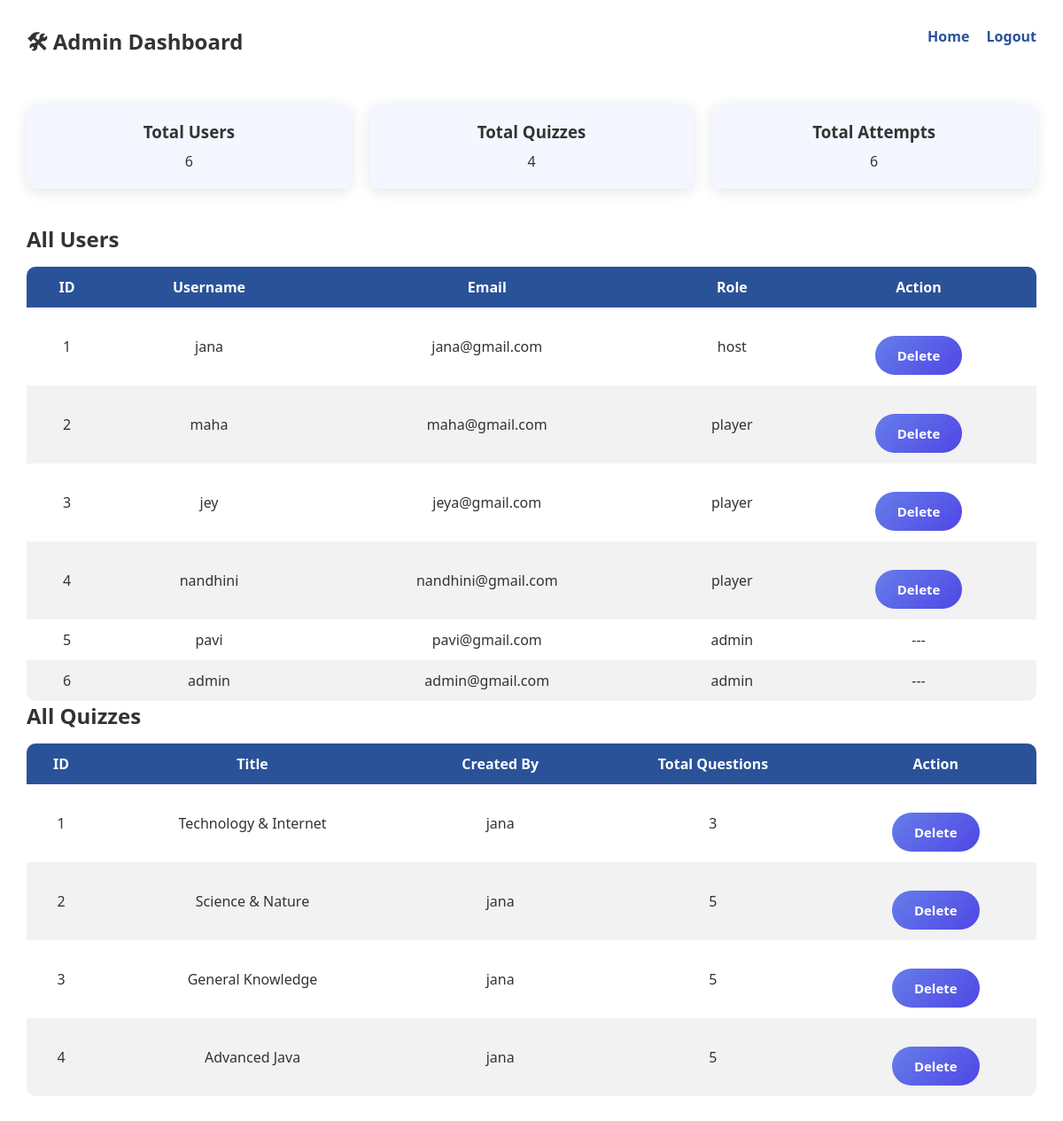
The page /dashboard/admin (signed in) on the database its author committed.
### models.py (models this page shows, shortened)
class User(UserMixin, db.Model):
    __tablename__ = "user"
    id = db.Column(db.Integer, primary_key=True)
    username = db.Column(db.String(100), unique=True, nullable=False)
    email = db.Column(db.String(150), unique=True, nullable=False)
    password = db.Column(db.String(200), nullable=False)
    role = db.Column(db.String(20), nullable=False)  # host / player
    quizzes = db.relationship(
        "Quiz",
        backref="creator",
        lazy=True,
        cascade="all, delete"
    )
    scores = db.relationship(
        "Score",
        backref="player",   # access using score.player
        lazy=True,
        cascade="all, delete"
    )

class Quiz(db.Model):
    __tablename__ = "quiz"
    id = db.Column(db.Integer, primary_key=True)
    title = db.Column(db.String(200), nullable=False)
    duration = db.Column(db.Integer, nullable=False)
    created_at = db.Column(
        db.DateTime,
        default=datetime.utcnow,
        nullable=False
    )
    creator_id = db.Column(
        db.Integer,
        db.ForeignKey("user.id", ondelete="CASCADE"),
        nullable=False
    )
    questions = db.relationship(
        "Question",
        backref="quiz",
        lazy=True,
        cascade="all, delete-orphan"
    )
    scores = db.relationship(
        "Score",
        backref="quiz",
        lazy=True,
        cascade="all, delete"
    )

### app.py (the view)
@app.route("/dashboard/admin")
@login_required
def dashboard_admin():
    if current_user.role != "admin":
        flash("Access Denied!", "danger")
        return redirect(url_for("home"))
    total_users = User.query.count()
    total_quizzes = Quiz.query.count()
    total_scores = Score.query.count()
    users = User.query.all()
    quizzes = Quiz.query.all()
    return render_template(
        "dashboard_admin.html",
        total_users=total_users,
        total_quizzes=total_quizzes,
        total_scores=total_scores,
        users=users,
        quizzes=quizzes
    )

### app.py (called while the page is built)
@login_manager.user_loader
def load_user(user_id):
    return User.query.get(int(user_id))

### templates/dashboard_admin.html
{% extends "layout.html" %}
{% block content %}
<div class="admin-wrapper">
    <div class="admin-top-bar">
        <h2>🛠 Admin Dashboard</h2>
        <div class="nav-links">
            <a href="{{ url_for('dashboard_admin') }}">Home</a>
            <a href="{{ url_for('logout') }}" class="logout-btn">Logout</a>
        </div>
    </div>
    <div class="admin-stats">
        <div class="stat-card">
            <h3>Total Users</h3>
            <p>{{ total_users }}</p>
        </div>
        <div class="stat-card">
            <h3>Total Quizzes</h3>
            <p>{{ total_quizzes }}</p>
        </div>
        <div class="stat-card">
            <h3>Total Attempts</h3>
            <p>{{ total_scores }}</p>
        </div>
    </div>
    <div class="admin-section">
        <h2>All Users</h2>
        {% if users %}
        <table class="admin-table">
            <thead>
                <tr>
                    <th>ID</th>
                    <th>Username</th>
                    <th>Email</th>
                    <th>Role</th>
                    <th>Action</th>
                </tr>
            </thead>
            <tbody>
                {% for user in users %}
                <tr>
                    <td>{{ user.id }}</td>
                    <td>{{ user.username }}</td>
                    <td>{{ user.email }}</td>
                    <td>
                        <span class="role-badge {{ user.role }}">
                            {{ user.role }}
                        </span>
                    </td>
                    <td>
                        {% if user.role != "admin" %}
                        <form action="{{ url_for('delete_user', user_id=user.id) }}"
                              method="POST"
                              onsubmit="return confirm('Are you sure you want to delete this user?');">
                            <button type="submit" class="delete-btn">
                                Delete
                            </button>
                        </form>
                        {% else %}
                            ---
                        {% endif %}
                    </td>
                </tr>
                {% endfor %}
            </tbody>
        </table>
        {% else %}
            <p class="no-data">No users found.</p>
        {% endif %}
    </div>
    <div class="admin-section">
        <h2>All Quizzes</h2>
        {% if quizzes %}
        <table class="admin-table">
            <thead>
                <tr>
                    <th>ID</th>
                    <th>Title</th>
                    <th>Created By</th>
                    <th>Total Questions</th>
                    <th>Action</th>
                </tr>
            </thead>
            <tbody>
                {% for quiz in quizzes %}
                <tr>
                    <td>{{ quiz.id }}</td>
                    <td>{{ quiz.title }}</td>
                    <td>{{ quiz.creator.username }}</td>
                    <td>{{ quiz.questions|length }}</td>
                    <td>
                        <form action="{{ url_for('delete_quiz', quiz_id=quiz.id) }}"
                              method="POST"
                              onsubmit="return confirm('Delete this quiz?');">
                            <button type="submit" class="delete-btn">
                                Delete
                            </button>
                        </form>
                    </td>
                </tr>
                {% endfor %}
            </tbody>
        </table>
        {% else %}
            <p class="no-data">No quizzes available.</p>
        {% endif %}
    </div>
</div>
{% endblock %}

### static/css/style.css (style rules this page uses)
* { margin: 0; padding: 0; box-sizing: border-box; font-family: 'Segoe UI', sans-serif; }
body { background: linear-gradient(135deg, #1e3c72, #2a5298); min-height: 100vh; color: #333; }
h1, h2, h3 { margin-bottom: 15px; }
a { text-decoration: none; }
body { margin: 0; font-family: 'Segoe UI', sans-serif; background: linear-gradient(135deg, #667eea, #764ba2); min-height: 100vh; }
.dashboard-wrapper, .host-wrapper, .admin-wrapper { padding: 30px; background: white; min-height: 100vh; }
.top-nav, .top-bar, .admin-top-bar { display: flex; justify-content: space-between; margin-bottom: 30px; }
.nav-links a { margin-left: 15px; font-weight: 600; color: #2a5298; }
table { width: 100%; border-collapse: collapse; background: white; border-radius: 10px; overflow: hidden; }
thead { background: #2a5298; color: white; }
th, td { padding: 12px; text-align: center; }
tbody tr:nth-child(even) { background: #f2f2f2; }
.admin-stats { display: flex; gap: 20px; margin-bottom: 40px; }
.stat-card { flex: 1; background: #f4f7ff; padding: 20px; border-radius: 12px; text-align: center; box-shadow: 0 4px 15px rgba(0,0,0,0.1); }
.stat-card h3 { margin-bottom: 10px; }
.delete-btn { background: #e53935; color: white; padding: 6px 12px; border: none; border-radius: 6px; cursor: pointer; }
body { background: linear-gradient(135deg, #eef2ff, #dbeafe); font-family: 'Segoe UI', sans-serif; }
button[type="submit"] { padding: 12px 25px; background: linear-gradient(135deg, #667eea, #4f46e5); color: white; border: none; border-radius: 30px; cursor: pointer; font-weight: 600; font-size: 15px; margin-top: 20px; transition: 0.3s; }

### rows shown on the page
User: id "1", username "jana", email "jana@gmail.com", role "host"
User: id "2", username "maha", email "maha@gmail.com", role "player"
User: id "3", username "jey", email "jeya@gmail.com", role "player"
User: id "4", username "nandhini", email "nandhini@gmail.com", role "player"
User: id "5", username "pavi", email "pavi@gmail.com", role "admin"
User: id "6", username "admin", email "admin@gmail.com", role "admin"
Quiz: id "1", title "Technology & Internet", creator.username "jana", questions|length "3"
Quiz: id "2", title "Science & Nature", creator.username "jana", questions|length "5"
Quiz: id "3", title "General Knowledge", creator.username "jana", questions|length "5"
Quiz: id "4", title "Advanced Java", creator.username "jana", questions|length "5"

### other values the page prints
{{ total_users }} "6"
{{ total_quizzes }} "4"
{{ total_scores }} "6"
